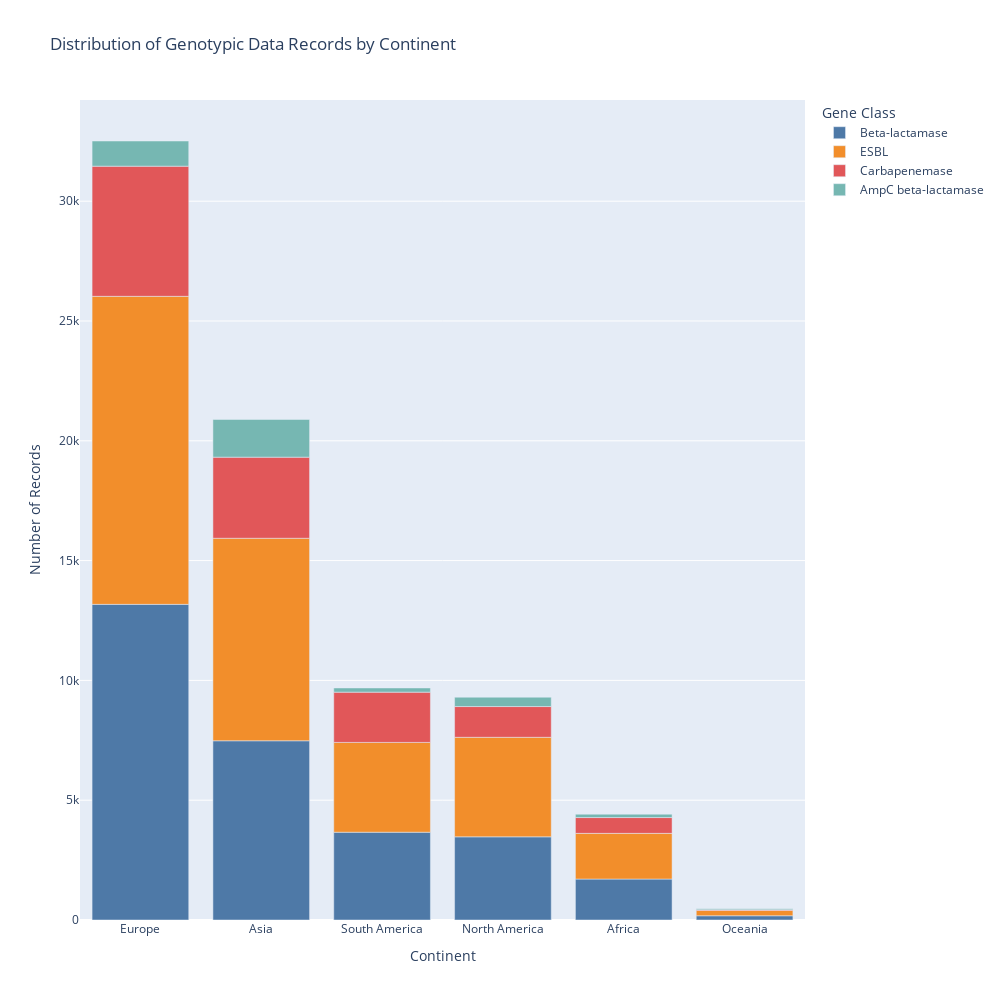

The cell this chart's notebook holds for it:
### Code cell
visualize_records_per_continent(merged_dataset)

### Figure 1 — Plotly figure (JSON) as saved in the notebook; plotly's stock layout.template omitted (floating-point values rounded to 4 significant figures)
{"data": [{"alignmentgroup": "True", "hovertemplate": "Gene Class=Beta-lactamase<br>Continent=%{x}<br>Number of Records=%{y}<extra></extra>", "legendgroup": "Beta-lactamase", "marker": {"color": "#4e79a7", "pattern": {"shape": ""}}, "name": "Beta-lactamase", "offsetgroup": "Beta-lactamase", "orientation": "v", "showlegend": true, "textposition": "auto", "type": "bar", "x": ["Europe", "Asia", "South America", "North America", "Africa", "Oceania"], "xaxis": "x", "y": [13173, 7480, 3663, 3471, 1709, 177], "yaxis": "y"}, {"alignmentgroup": "True", "hovertemplate": "Gene Class=ESBL<br>Continent=%{x}<br>Number of Records=%{y}<extra></extra>", "legendgroup": "ESBL", "marker": {"color": "#f28e2b", "pattern": {"shape": ""}}, "name": "ESBL", "offsetgroup": "ESBL", "orientation": "v", "showlegend": true, "textposition": "auto", "type": "bar", "x": ["Europe", "Asia", "North America", "South America", "Africa", "Oceania"], "xaxis": "x", "y": [12856, 8452, 4154, 3749, 1907, 221], "yaxis": "y"}, {"alignmentgroup": "True", "hovertemplate": "Gene Class=Carbapenemase<br>Continent=%{x}<br>Number of Records=%{y}<extra></extra>", "legendgroup": "Carbapenemase", "marker": {"color": "#e15759", "pattern": {"shape": ""}}, "name": "Carbapenemase", "offsetgroup": "Carbapenemase", "orientation": "v", "showlegend": true, "textposition": "auto", "type": "bar", "x": ["Europe", "Asia", "South America", "North America", "Africa", "Oceania"], "xaxis": "x", "y": [5432, 3385, 2098, 1283, 660, 34], "yaxis": "y"}, {"alignmentgroup": "True", "hovertemplate": "Gene Class=AmpC beta-lactamase<br>Continent=%{x}<br>Number of Records=%{y}<extra></extra>", "legendgroup": "AmpC beta-lactamase", "marker": {"color": "#76b7b2", "pattern": {"shape": ""}}, "name": "AmpC beta-lactamase", "offsetgroup": "AmpC beta-lactamase", "orientation": "v", "showlegend": true, "textposition": "auto", "type": "bar", "x": ["Asia", "Europe", "North America", "South America", "Africa", "Oceania"], "xaxis": "x", "y": [1573, 1051, 391, 174, 140, 41], "yaxis": "y"}], "layout": {"barmode": "relative", "height": 1000, "legend": {"title": {"text": "Gene Class"}, "tracegroupgap": 0}, "title": {"text": "Distribution of Genotypic Data Records by Continent"}, "width": 1000, "xaxis": {"anchor": "y", "autorange": true, "domain": [0, 1], "range": [-0.5, 5.5], "title": {"text": "Continent"}, "type": "category"}, "yaxis": {"anchor": "x", "autorange": true, "domain": [0, 1], "range": [0, 34220.0], "title": {"text": "Number of Records"}, "type": "linear"}}}
